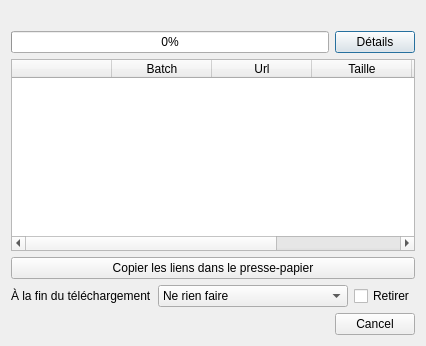
<?xml version="1.0" encoding="UTF-8"?>
<ui version="4.0">
 <class>batchWindow</class>
 <widget class="QDialog" name="batchWindow">
  <property name="geometry">
   <rect>
    <x>0</x>
    <y>0</y>
    <width>426</width>
    <height>346</height>
   </rect>
  </property>
  <property name="sizePolicy">
   <sizepolicy hsizetype="Ignored" vsizetype="Minimum">
    <horstretch>0</horstretch>
    <verstretch>0</verstretch>
   </sizepolicy>
  </property>
  <property name="windowTitle">
   <string>Grabber - Téléchargement groupé</string>
  </property>
  <property name="windowIcon">
   <iconset resource="../resources.qrc">
    <normaloff>:/images/icon.ico</normaloff>:/images/icon.ico</iconset>
  </property>
  <property name="modal">
   <bool>false</bool>
  </property>
  <layout class="QGridLayout" name="gridLayout" columnstretch="1,0,0">
   <item row="0" column="0" colspan="3">
    <widget class="QLabel" name="labelMessage">
     <property name="sizePolicy">
      <sizepolicy hsizetype="Preferred" vsizetype="Fixed">
       <horstretch>0</horstretch>
       <verstretch>0</verstretch>
      </sizepolicy>
     </property>
     <property name="text">
      <string/>
     </property>
    </widget>
   </item>
   <item row="1" column="0" colspan="2">
    <widget class="QProgressBar" name="progressBar">
     <property name="value">
      <number>0</number>
     </property>
    </widget>
   </item>
   <item row="1" column="2">
    <widget class="QPushButton" name="buttonDetails">
     <property name="text">
      <string>Détails</string>
     </property>
     <property name="checkable">
      <bool>true</bool>
     </property>
    </widget>
   </item>
   <item row="2" column="0" colspan="3">
    <widget class="QWidget" name="details" native="true">
     <property name="sizePolicy">
      <sizepolicy hsizetype="Expanding" vsizetype="Expanding">
       <horstretch>0</horstretch>
       <verstretch>0</verstretch>
      </sizepolicy>
     </property>
     <layout class="QVBoxLayout" name="verticalLayout">
      <property name="margin">
       <number>0</number>
      </property>
      <item>
       <widget class="QTableWidget" name="tableWidget">
        <property name="autoScroll">
         <bool>false</bool>
        </property>
        <property name="editTriggers">
         <set>QAbstractItemView::NoEditTriggers</set>
        </property>
        <property name="showDropIndicator" stdset="0">
         <bool>false</bool>
        </property>
        <property name="dragDropOverwriteMode">
         <bool>false</bool>
        </property>
        <property name="verticalScrollMode">
         <enum>QAbstractItemView::ScrollPerPixel</enum>
        </property>
        <property name="horizontalScrollMode">
         <enum>QAbstractItemView::ScrollPerPixel</enum>
        </property>
        <attribute name="horizontalHeaderHighlightSections">
         <bool>false</bool>
        </attribute>
        <attribute name="verticalHeaderVisible">
         <bool>false</bool>
        </attribute>
        <attribute name="verticalHeaderDefaultSectionSize">
         <number>20</number>
        </attribute>
        <column>
         <property name="text">
          <string/>
         </property>
        </column>
        <column>
         <property name="text">
          <string>Batch</string>
         </property>
        </column>
        <column>
         <property name="text">
          <string>Url</string>
         </property>
        </column>
        <column>
         <property name="text">
          <string>Taille</string>
         </property>
        </column>
        <column>
         <property name="text">
          <string>Vitesse</string>
         </property>
        </column>
        <column>
         <property name="text">
          <string>Progression</string>
         </property>
        </column>
       </widget>
      </item>
      <item>
       <widget class="QPushButton" name="pushButton">
        <property name="text">
         <string>Copier les liens dans le presse-papier</string>
        </property>
       </widget>
      </item>
      <item>
       <layout class="QHBoxLayout" name="horizontalLayout_2" stretch="0,1,0">
        <item>
         <widget class="QLabel" name="label">
          <property name="text">
           <string>À la fin du téléchargement</string>
          </property>
         </widget>
        </item>
        <item>
         <widget class="QComboBox" name="comboEnd">
          <item>
           <property name="text">
            <string>Ne rien faire</string>
           </property>
          </item>
          <item>
           <property name="text">
            <string>Fermer la fenêtre</string>
           </property>
          </item>
          <item>
           <property name="text">
            <string>Ouvrir le lecteur CD</string>
           </property>
          </item>
          <item>
           <property name="text">
            <string>Éteindre</string>
           </property>
          </item>
         </widget>
        </item>
        <item>
         <widget class="QCheckBox" name="checkRemove">
          <property name="text">
           <string>Retirer</string>
          </property>
         </widget>
        </item>
       </layout>
      </item>
     </layout>
    </widget>
   </item>
   <item row="4" column="0" colspan="3">
    <layout class="QHBoxLayout" name="horizontalLayout" stretch="1,1,0">
     <item>
      <widget class="QLabel" name="labelImages">
       <property name="text">
        <string/>
       </property>
      </widget>
     </item>
     <item>
      <widget class="QLabel" name="labelSpeed">
       <property name="text">
        <string/>
       </property>
      </widget>
     </item>
     <item>
      <widget class="QDialogButtonBox" name="buttonBox">
       <property name="orientation">
        <enum>Qt::Horizontal</enum>
       </property>
       <property name="standardButtons">
        <set>QDialogButtonBox::Cancel</set>
       </property>
      </widget>
     </item>
    </layout>
   </item>
  </layout>
 </widget>
 <resources>
  <include location="../resources.qrc"/>
 </resources>
 <connections>
  <connection>
   <sender>buttonBox</sender>
   <signal>accepted()</signal>
   <receiver>batchWindow</receiver>
   <slot>accept()</slot>
   <hints>
    <hint type="sourcelabel">
     <x>290</x>
     <y>277</y>
    </hint>
    <hint type="destinationlabel">
     <x>157</x>
     <y>274</y>
    </hint>
   </hints>
  </connection>
  <connection>
   <sender>buttonBox</sender>
   <signal>rejected()</signal>
   <receiver>batchWindow</receiver>
   <slot>reject()</slot>
   <hints>
    <hint type="sourcelabel">
     <x>290</x>
     <y>277</y>
    </hint>
    <hint type="destinationlabel">
     <x>286</x>
     <y>274</y>
    </hint>
   </hints>
  </connection>
  <connection>
   <sender>pushButton</sender>
   <signal>clicked()</signal>
   <receiver>batchWindow</receiver>
   <slot>copyToClipboard()</slot>
   <hints>
    <hint type="sourcelabel">
     <x>89</x>
     <y>246</y>
    </hint>
    <hint type="destinationlabel">
     <x>136</x>
     <y>236</y>
    </hint>
   </hints>
  </connection>
 </connections>
 <slots>
  <slot>copyToClipboard()</slot>
 </slots>
</ui>
